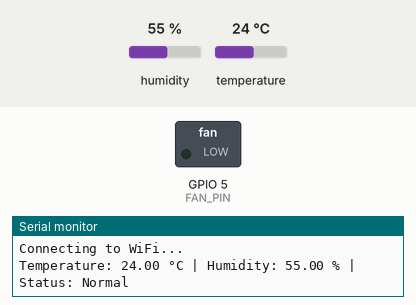
Simulated run of this sketch. Board: ESP32. Parts: switched loads named in the sketch (green lamp = pin HIGH), the last lines printed to the serial monitor. Inputs (shaded band) come from the test bench; at power-on: humidity 55 %, temperature 24 °C. WiFi joins after 1.5 s; servers stay silent unless stated.

Above: at 4.0 s.
4.1 s: humidity set to 69 %
7.9 s: humidity set to 72 %
At 9.7 s:
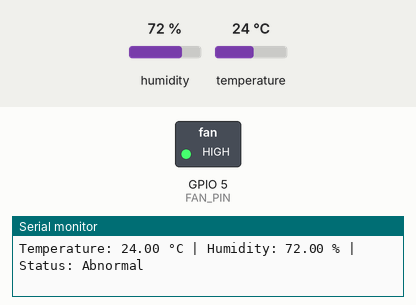
11.7 s: humidity set to 22 %
At 12.9 s:
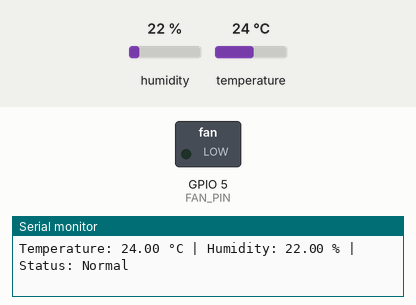
15.5 s: humidity set to 88 %
At 19.3 s:
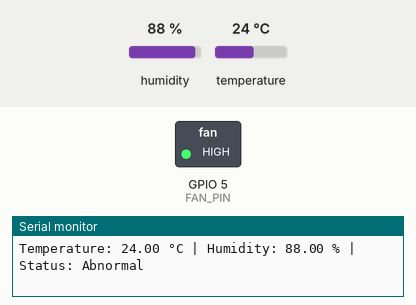
Timing chart, 0 to 20.4 s (numbered marks = the images above; inputs shaded):
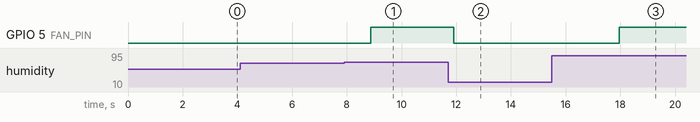

Measured:
- the behaviour switches between 70 and 71 % on humidity (found by bisection; images 0 and 1)
- after the input at 7.9 s, GPIO 5 (FAN_PIN): LOW → HIGH after 0.98 s
- after the input at 11.7 s, GPIO 5 (FAN_PIN): HIGH → LOW after 0.20 s
- after the input at 15.5 s, GPIO 5 (FAN_PIN): LOW → HIGH after 2.5 s

The sketch:

esp-to-cloud.ino
```cpp
#define BLYNK_TEMPLATE_ID "YOUR_TEMPLATE_ID"
#define BLYNK_TEMPLATE_NAME "FURNACE TRACKER"
#define BLYNK_AUTH_TOKEN "YOUR_AUTH_TOKEN"

// Uncomment this line for Serial debug output
#define BLYNK_PRINT Serial

#include <WiFi.h>
#include <WiFiClient.h>
#include <BlynkSimpleEsp32.h>
#include <DHT.h>

char auth[] = BLYNK_AUTH_TOKEN;

// Your WiFi credentials
char ssid[] = "YOUR_WIFI_SSID";
char pass[] = "YOUR_WIFI_PASSWORD";

// DHT11 Setup
#define DHTPIN 4       // GPIO4 (D4 pin on NodeMCU-32S)
#define DHTTYPE DHT11
DHT dht(DHTPIN, DHTTYPE);

// Blynk Virtual Pins
#define VPIN_TEMP V0
#define VPIN_HUMI V1
#define VPIN_STATUS V2

// Fan control pin
#define FAN_PIN 5      // GPIO5 → controls relay/fan

// Thresholds
#define TEMP_THRESHOLD 35.0    // °C
#define HUM_THRESHOLD 70.0     // %

void setup()
{
  Serial.begin(115200);
  delay(1000);

  Serial.println("Connecting to WiFi...");
  Blynk.begin(auth, ssid, pass);
  dht.begin();

  // Set fan pin as OUTPUT and turn OFF initially
  pinMode(FAN_PIN, OUTPUT);
  digitalWrite(FAN_PIN, LOW);
}

void loop()
{
  Blynk.run();
  readAndSendData();
  delay(3000); // Read every 3 seconds
}

void readAndSendData()
{
  float temp = dht.readTemperature();  // °C
  float hum = dht.readHumidity();

  // Check if DHT11 gives valid readings
  if (isnan(temp) || isnan(hum)) {
    Serial.println("Failed to read from DHT11 sensor!");
    return;
  }

  // Print to Serial Monitor
  Serial.print("Temperature: ");
  Serial.print(temp);
  Serial.print(" °C | Humidity: ");
  Serial.print(hum);
  Serial.print(" %");

  // Determine status and control fan
  String status;
  if (temp > TEMP_THRESHOLD || hum > HUM_THRESHOLD) {
    status = "Abnormal";
    digitalWrite(FAN_PIN, HIGH);  // Turn fan ON
  } else {
    status = "Normal";
    digitalWrite(FAN_PIN, LOW);   // Turn fan OFF
  }

  Serial.print(" | Status: ");
  Serial.println(status);

  // Send to Blynk Cloud
  Blynk.virtualWrite(VPIN_TEMP, temp);
  Blynk.virtualWrite(VPIN_HUMI, hum);
  Blynk.virtualWrite(VPIN_STATUS, status);
}
```
